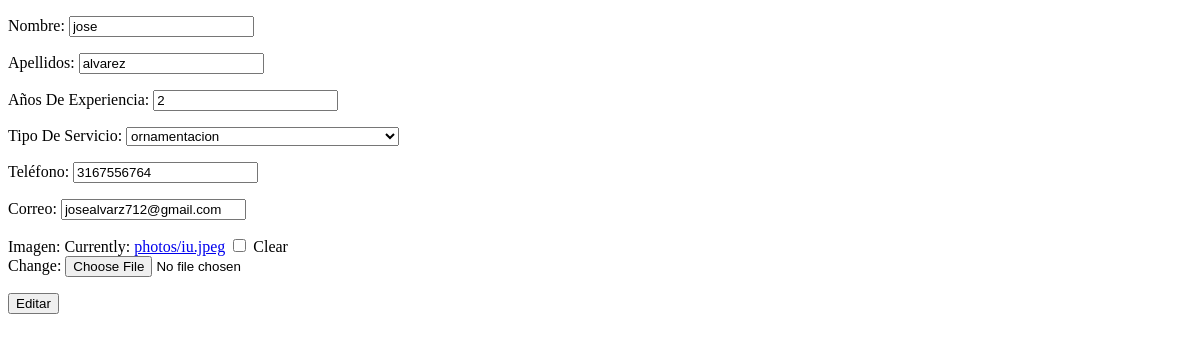
Before: /editar/3 with the older database file.
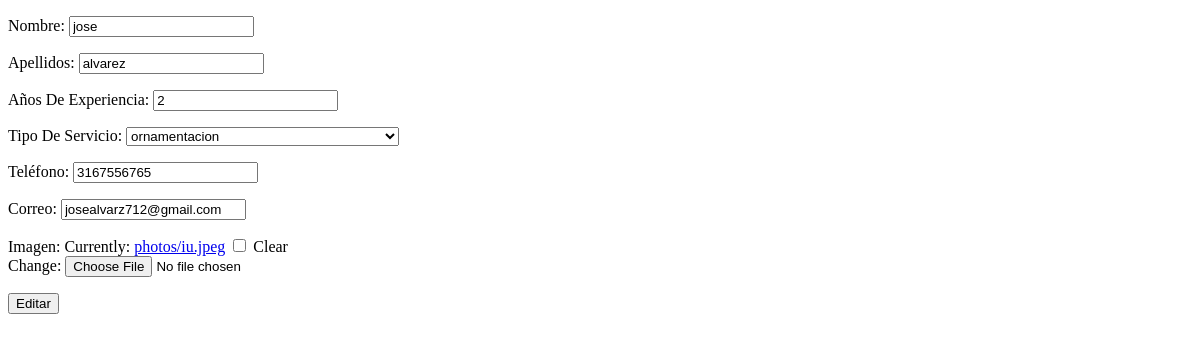
After: the same page with the newer database file.
### polls/models.py (models this page shows, shortened)
class Trabajador(models.Model):
    nombre = models.CharField(max_length=1000)
    apellidos = models.CharField(max_length=1000)
    aniosExperiencia = models.IntegerField()
    tiposDeServicio = models.ForeignKey(TiposDeServicio, null=True)
    telefono = models.CharField(max_length=1000)
    correo = models.CharField(max_length=1000)
    imagen = models.ImageField(upload_to='photos', blank=True, null=True)
    usuarioId = models.OneToOneField(User, null=True)

class TiposDeServicio(models.Model):
    nombre = models.CharField(max_length=1000)
    imagen = models.ImageField(upload_to='services')
    def __str__(self):
        return self.nombre

### polls/views.py (the view)
# urls.py: url(r'^editar/(?P<idTrabajador>\d+)$', views.editar_perfil, name='editar'),
def editar_perfil(request, idTrabajador):
    trabajador = Trabajador.objects.get(usuarioId__id=idTrabajador)
    if request.method == 'POST':
        form_trabajador = TrabajadorForm(request.POST, request.FILES, instance=trabajador)
        if form_trabajador.is_valid():
            form_trabajador.save()
            return HttpResponseRedirect('/')
    else:
        form_trabajador = TrabajadorForm(instance=trabajador)
    context = {
        'form_trabajador': form_trabajador,
        'trabajadorid': trabajador.usuarioId.id
    }
    return render(request, 'polls/editar.html', context)

### polls/templates/polls/editar.html (shortened to what this page needs)
<!DOCTYPE html>
<html>
<head>
</head>
<body class="gray-bg">
        <div>
            <form class="m-t" role="form" action="/editar/{{trabajadorid}}" method="post">
                {{ form_trabajador.as_p }}
                <button type="submit" class="btn btn-primary block full-width m-b" id="id_botonEditar">Editar</button>
            </form>
        </div>
</body>
</html>

Changed rows visible on the page:
changed Trabajador "alvarez": telefono "3167556764" → "3167556765"
